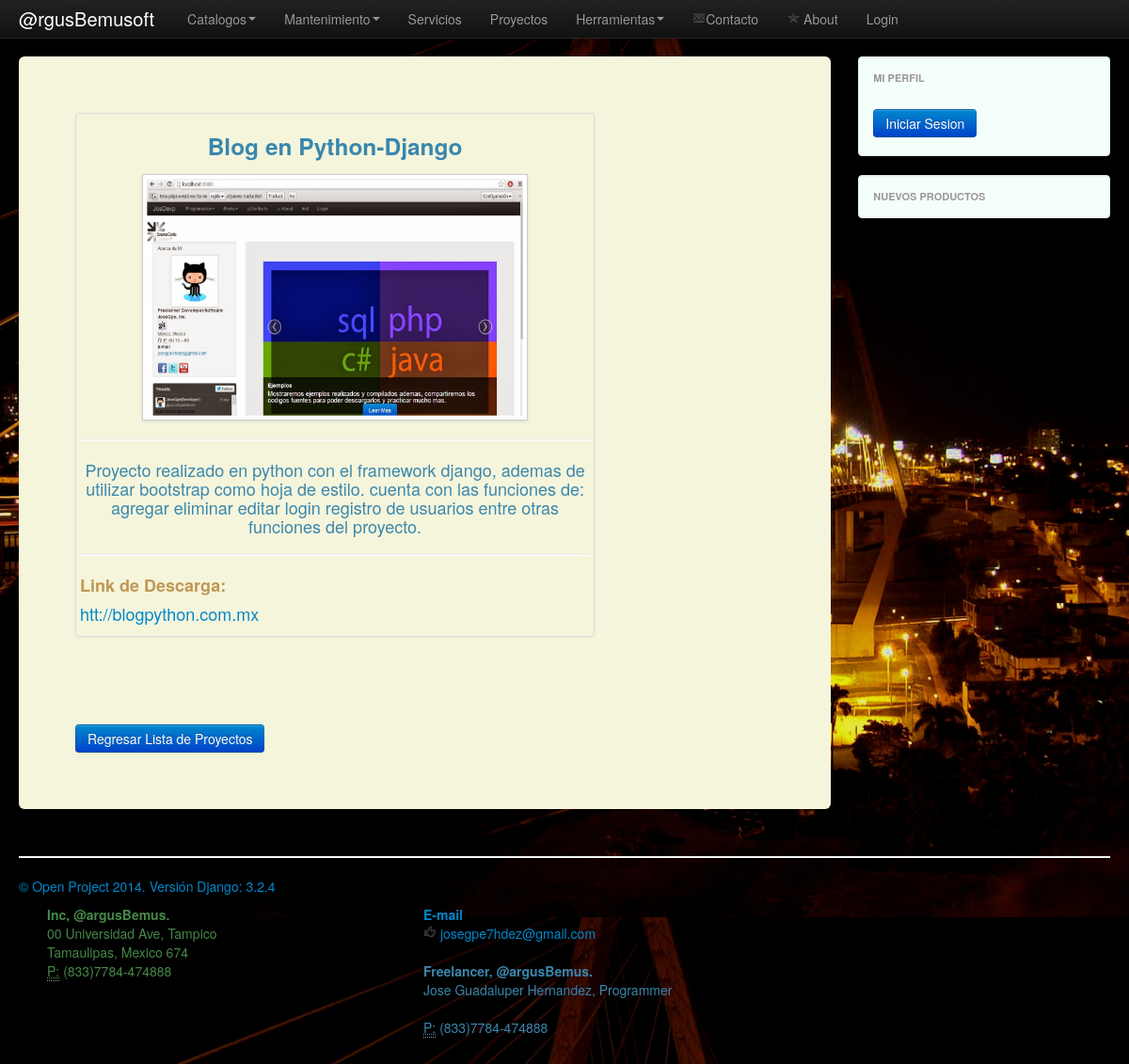
The app's page /proyecto/2/ with its own data.
### cereso/apps/cer/models.py (models this page shows, shortened)
class proyecto(models.Model):
	def url(self,filename):
		ruta = "MultimediaData/Proyecto/%s/%s"%(self.nombre,str(filename))
		return ruta
	nombre=models.CharField(max_length=100)
	imagen 		= models.ImageField(upload_to=url,null=True,blank=True)
	descripcion=models.TextField(max_length=500)
	link=models.CharField(max_length=200)

### cereso/apps/home/views.py (the view)
# urls.py: url(r'^proyecto/(?P<id_po>.*)/$','singleProyecto_view',name='vista_single_proyecto'),
def singleProyecto_view(request,id_po):
	pro = proyecto.objects.get(id=id_po)
	ctx = {'proyecto':pro}
	return render_to_response('home/SingleProyectos.html',ctx,context_instance=RequestContext(request))

### cereso/apps/context_processors.py (called while the page is built)
def user_image(request):
	try:
		imagen = None
		user = request.user
		up = userProfile.objects.get(user=user)
		imagen = "/media/%s"%up.photo
	except:
		imagen = "/media/images/dey.jpg"
	return imagen

def my_processor(request):
	context = {"django_version":django.get_version(),
				"get_image_profile":user_image(request),
	}
	return context

### cereso/templates/home/SingleProyectos.html (shortened to what this page needs)
{% extends 'base3.html' %}
{%  block content %}
    <ul class="thumbnails">
    <li class="span9">
    <div class="thumbnail">
      <h3><center> <p class="text-info"> {{proyecto.nombre}} </p></center></h3>
     <img class="img-polaroid" src="/media/{{proyecto.imagen}}  " width="400px" heigth="200px"/>
     <hr>
      <center><p class="text-info">  {{proyecto.descripcion}} </p></center>
      <hr>
      <p class="text-warning"><strong>Link de Descarga:</strong></p><p class="text-info"> <A HREF={{proyecto.link}} >{{proyecto.link}}</A></p>
    </div>
  </li>
</ul>
  <br>
  <br>
  <a class="btn btn-primary" href="javascript:window.history.go(-1) ">Regresar Lista de Proyectos</a>
	{% endblock  %}

### cereso/templates/base3.html (style rules this page uses)
body { padding-top: 60px; padding-bottom: 40px; padding-top: 60px; padding-bottom: 40px; background-color: #B8860B; background-color: #000;background-image:url("/media/image/puentetampico.jpg"); }

### records on screen
proyecto: nombre "Blog en Python-Django", imagen (picture), descripcion "Proyecto realizado en python con el framework django, ademas de utilizar bootstrap como hoja de estilo. cuenta con las funciones de: agregar eliminar editar login registro de usuarios entre otras funciones del proyecto.", link "htt://blogpython.com.mx"

### other values on screen
{{ django_version }} "3.2.4"
